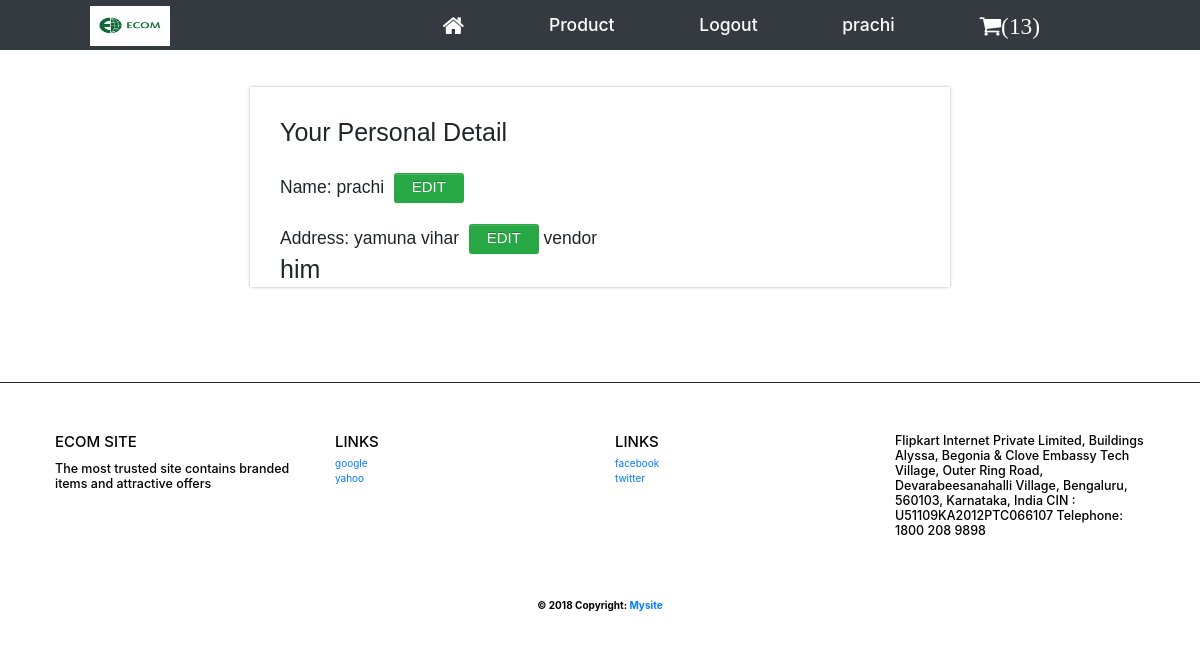
The page /h (signed in) on the database its author committed.
### user/models.py (models this page shows, shortened)
class UserProfile(models.Model):
    CHOICES = (('vendor', 'vendor'), ('user', 'user'))
    category = models.CharField(max_length=100, choices=CHOICES, default='individual')
    user = models.OneToOneField(User,on_delete=models.CASCADE)
    address = models.CharField(max_length=100)

### user/views.py (the view)
# urls.py: url(r'^h$', views.list, name='list'),
@login_required(login_url='user_login')
def list(request, template_name='user/my_list.html'):
    h=User.objects.get(username=request.user)
    host=User.objects.filter(username=request.user)
    posts = UserProfile.objects.filter(user_id=h)
    data = {}
    post_count = cart.objects.filter(name=request.user, status='int')
    a = 0
    data['a_count'] = post_count
    for value in data['a_count']:
        a = a + value.quantity
    print(a)
    data['count'] = a
    data['object_list'] = posts
    data['list'] = host
    return render(request, template_name, data)

### user/templates/user/my_list.html
{% extends "user/product_base.html" %}
 {% block content %}
<div class="container" style="height:200px;width:700px; padding:30px;">
        <h1> Your Personal Detail</h1><br>
{% for host in list %}
    Name: {{ host.first_name}}&nbsp;
        <a href="{% url 'update_User' host.id %}" class="btn btn-success" style="height:30px; width:70px;"><h4>EDIT</h4></a><br><br>
       {% endfor %}
    {% for post in object_list %}
              Address:&nbsp;{{post.address}}
              &nbsp;<a href="{% url 'post_edit' post.id %}" class="btn btn-success" style="height:30px; width:70px;"><h4>EDIT</h4></a>
{{post.category}}
{% if post.category == 'vendor' %}
    <h1>him</h1>
{% else %}
    <h3>hello</h3>
{% endif %}
          {% endfor %}
    </div>
{% endblock %}

### user/templates/user/product_base.html (shortened to what this page needs)
{% load static %}
<!DOCTYPE html>
<html>
  <head>
            <link rel="stylesheet" href="https://maxcdn.bootstrapcdn.com/bootstrap/3.3.4/css/bootstrap.min.css">
<link rel="stylesheet" href="https://maxcdn.bootstrapcdn.com/bootstrap/3.3.4/css/bootstrap-theme.min.css">
    <link rel="stylesheet" href="https://stackpath.bootstrapcdn.com/font-awesome/4.7.0/css/font-awesome.min.css">
</head>
  <body>
    <link rel="stylesheet" href="https://maxcdn.bootstrapcdn.com/bootstrap/3.3.7/css/bootstrap.min.css">
<h3>
      <nav class="navbar-fixed-top bg-dark"  style="width:100%;height:50px ; padding-right:90px;padding-left:90px; Line-height: 50px; ">
        <img src="{% static './user/img/ecom.png' %}" width="80" height="40" >
        <ul>
          <li><a style="text-decoration:none" href="{% url 'index' %}"><i class="fa fa-home fa-lg" aria-hidden="true"></i></a></li>
              <li><a style="text-decoration:none" href="{% url 'show' %}">Product</a></li>
                    {% if user.is_authenticated %}
<li><a style="text-decoration:none" href="{% url 'logout' %}">Logout</a></li>
              <li><a style="text-decoration:none" href="{% url 'list' %}" style="color :black">{{ user.username }}</a></li>
          <li><a style="text-decoration:none" href="{% url 'show_cart' %}"><i class="fa fa-shopping-cart fa-lg " aria-hidden="true">({{count}})</i></a></li>
            {% else %} <li><a style="text-decoration:none" href="{% url 'register' %}">Register</a></li>
           <li><a style="text-decoration:none" href="{% url 'user_login' %}">Login  </a></li>
{% endif %}
    </ul></nav>
   <br><br><br>
<link rel="stylesheet" href="https://maxcdn.bootstrapcdn.com/bootstrap/4.3.1/css/bootstrap.min.css">
 {% block content %}
    {% endblock %}
</h3>
     <br><br><br><br><br><br>
<footer class="page-footer font-small blue pt-4" style="border-top:  1px solid ">
  <div class="nav-link">
  <div class="container-fluid text-center text-md-left">
    <div class="row">
      <div class="col-md-3 mt-md-0 mt-3">
        <h4 class="text-uppercase">ecom site</h4>
        <p><h5>The most trusted site contains branded items and attractive offers</h5></p>
      </div>
      <div class="col-md-3 mb-md-0 mb-3">
        <h4 class="text-uppercase">Links</h4>
        <ul class="list-unstyled">
          <li>
            <a href="#!">google</a>
          </li>
          <li>
            <a href="#!">yahoo</a>
          </li>
        </ul>
      </div>
      <div class="col-md-3 mb-md-0 mb-3">
        <h4 class="text-uppercase">Links</h4>
        <ul class="list-unstyled">
          <li>
            <a href="#!">facebook</a>
          </li>
          <li>
            <a href="#!">twitter</a>
          </li>
        </ul>
      </div>
      <div class="col-md-3 mb-md-0 mb-3">
      <h5>Flipkart Internet Private Limited,
          Buildings Alyssa, Begonia &
        Clove Embassy Tech Village,
        Outer Ring Road, Devarabeesanahalli Village,
        Bengaluru, 560103,
        Karnataka, India
        CIN : U51109KA2012PTC066107
        Telephone: 1800 208 9898</h5>
      </div>
    </div>
  </div>
  <strong><br>
  <div class="footer-copyright text-center py-3">© 2018 Copyright:
    <a href="http://127.0.0.1:8000/user/"> Mysite</a>
  </div></strong></div>
</footer>
  </body>
</html>

### user/templates/user/product_base.html (style rules this page uses)
nav ul li { list-style-type: none; display: inline-block; transition: 0.8s all; }
nav ul { float:right; margin-right:30px; }
nav ul li a { test-decoration: none; color:white; padding: 40px; }
.nav-link { color: black; }
.row { padding: 30px; }
.container { width:1300px; box-shadow: 0 0 3px 0 rgba(0,0,0,0.3); background: #fff; padding 20px; margin : 2% auto 0; text-align: left; font-family: sans-serif; }
body { font-family: sans-serif; }
.page-footer { bottom: 0; width: 100%; }

### rows shown on the page
UserProfile: address "yamuna vihar", category "vendor", shows "him"

### other values the page prints
{{ user.username }} "prachi"
{{ count }} "13"
{{ host.first_name }} "prachi"
